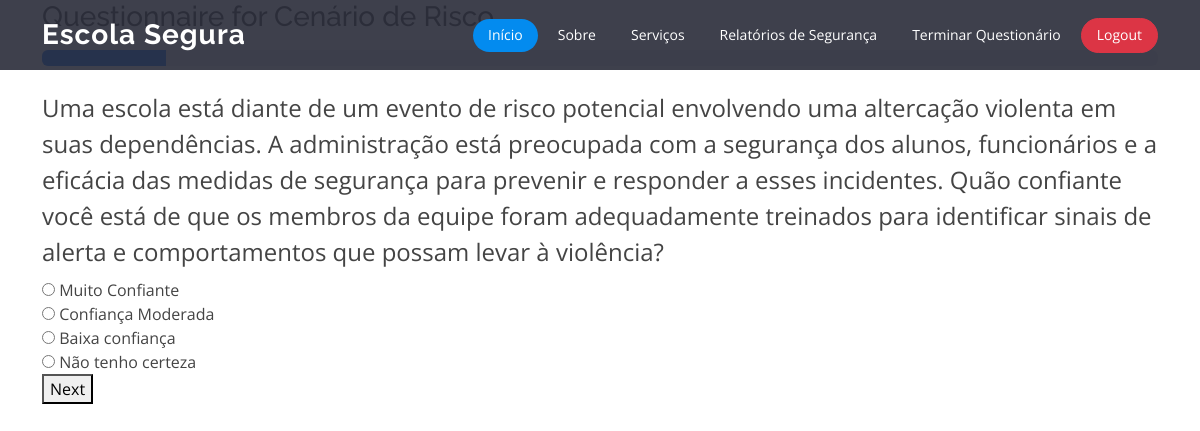
Screenshot of /questionnaire/?topic_id=5 (signed in) with the database file from the repository.
### app/models.py (models this page shows, shortened)
class RiskFactor(models.Model):
    HISTORICAL = 'HI'
    FACILITY = 'FA'
    RISK_FACTOR_CATEGORIES = [
        (HISTORICAL, 'Historical'),
        (FACILITY, 'Facility'),
    ]
    risk_topic = models.ForeignKey(RiskTopic, related_name="risk_factors", on_delete=models.CASCADE)
    question = models.CharField(max_length=500)
    description = models.TextField()
    weight = models.FloatField(default=1.0)
    category = models.CharField(
        max_length=2,
        choices=RISK_FACTOR_CATEGORIES,
        default=FACILITY,
    )
    depends_on = models.ForeignKey('self', on_delete=models.SET_NULL, blank=True, null=True, related_name="dependent_risk_factors")
    trigger_response = models.ManyToManyField('Response', blank=True, null=True, related_name="trigger_risk_factors")
    responses = models.ManyToManyField('Response', related_name="risk_factors")  # ManyToManyField added here
    is_important = models.BooleanField(default=False)

class Response(models.Model):
    text = models.CharField(max_length=200)
    severity = models.IntegerField()

### app/views.py (the view, shortened to what this page needs)
# urls.py: path('questionnaire/', views.questionnaire, name='questionnaire'),
@login_required
def questionnaire(request):
    topic_id = request.GET.get('topic_id')
    topic = get_object_or_404(RiskTopic, id=topic_id)
    questions = topic.risk_factors.all()
    has_answered = UserResponse.objects.filter(user=request.user, risk_factor__in=questions).exists()
    return render(request, 'app/questionnaire.html', {'topic': topic, 'questions': questions})

### app/context_processors.py (called while the page is built)
def questionnaire_context(request):
    if request.user.is_authenticated:
        has_saved_responses = TemporaryResponses.objects.filter(user=request.user).exists()
    else:
        has_saved_responses = False
    return {
        'has_saved_responses': has_saved_responses
    }

### app/templates/app/questionnaire.html (shortened to what this page needs)
{% extends "app/layout.html" %}
{% block content %}
<div class="container">
    <h3>Questionnaire for {{ topic.name }}</h3>
    <form method="post" id="questionnaireForm">
        {% for question in questions %}
        <fieldset class="question-fieldset" style="display: none;">
            <legend>{{ question.question }}</legend>
            {% for response in question.responses.all %}
            <input type="radio" name="response_{{ question.id }}" value="{{ response.id }}" id="response_{{ response.id }}">
            <label for="response_{{ response.id }}">{{ response.text }}</label><br>
            {% endfor %}
            <div class="btn-group">
                <button type="button" class="next-btn">Next</button>
            </div>
        </fieldset>
        {% endfor %}
        {% endblock %}

### app/static/app/assetsindex/css/style.css (style rules this page uses)
body { font-family: "Open Sans", sans-serif; color: #444444; }
h1, h2, h3, h4, h5, h6 { font-family: "Raleway", sans-serif; }

### rows the page displays
RiskFactor: question "Uma escola está diante de um evento de risco potencial envolvendo uma altercação violenta em suas dependências. A administração está preocupada com a segurança dos alunos, funcionários e a eficácia das medidas de segurança para prevenir e responder a esses incidentes. Quão confiante você está de que os membros da equipe foram adequadamente treinados para identificar sinais de alerta e comportamentos que possam levar à violência?"
Response: text "Muito Confiante"
Response: text "Confiança Moderada"
Response: text "Baixa confiança"
Response: text "Não tenho certeza"
